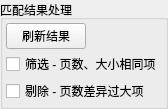
<?xml version="1.0" encoding="UTF-8"?>
<ui version="4.0">
 <class>Form</class>
 <widget class="QWidget" name="Form">
  <property name="geometry">
   <rect>
    <x>0</x>
    <y>0</y>
    <width>164</width>
    <height>96</height>
   </rect>
  </property>
  <property name="windowTitle">
   <string>Form</string>
  </property>
  <layout class="QHBoxLayout" name="horizontalLayout">
   <property name="spacing">
    <number>0</number>
   </property>
   <property name="leftMargin">
    <number>0</number>
   </property>
   <property name="topMargin">
    <number>0</number>
   </property>
   <property name="rightMargin">
    <number>0</number>
   </property>
   <property name="bottomMargin">
    <number>0</number>
   </property>
   <item>
    <widget class="QGroupBox" name="groupBox">
     <property name="title">
      <string>匹配结果处理</string>
     </property>
     <layout class="QVBoxLayout" name="verticalLayout">
      <property name="spacing">
       <number>3</number>
      </property>
      <property name="leftMargin">
       <number>3</number>
      </property>
      <property name="topMargin">
       <number>3</number>
      </property>
      <property name="rightMargin">
       <number>3</number>
      </property>
      <property name="bottomMargin">
       <number>3</number>
      </property>
      <item>
       <layout class="QHBoxLayout" name="horizontalLayout_2">
        <property name="spacing">
         <number>3</number>
        </property>
        <item>
         <widget class="QPushButton" name="pushButton_refresh">
          <property name="text">
           <string>刷新结果</string>
          </property>
         </widget>
        </item>
        <item>
         <spacer name="horizontalSpacer">
          <property name="orientation">
           <enum>Qt::Horizontal</enum>
          </property>
          <property name="sizeHint" stdset="0">
           <size>
            <width>40</width>
            <height>20</height>
           </size>
          </property>
         </spacer>
        </item>
       </layout>
      </item>
      <item>
       <widget class="QCheckBox" name="checkBox_filter_same_items">
        <property name="text">
         <string>筛选 - 页数、大小相同项</string>
        </property>
       </widget>
      </item>
      <item>
       <widget class="QCheckBox" name="checkBox_filter_pages_diff_items">
        <property name="text">
         <string>剔除 - 页数差异过大项</string>
        </property>
       </widget>
      </item>
     </layout>
    </widget>
   </item>
  </layout>
 </widget>
 <resources/>
 <connections/>
</ui>
